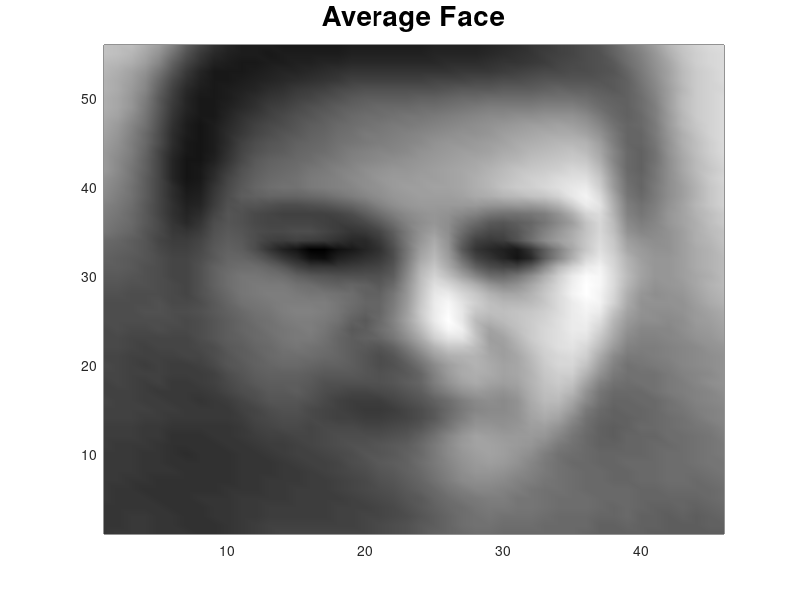
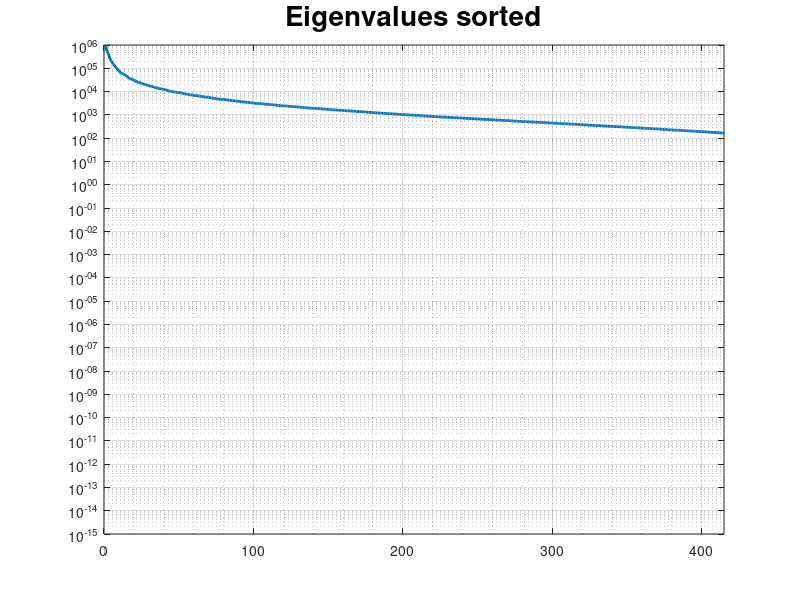
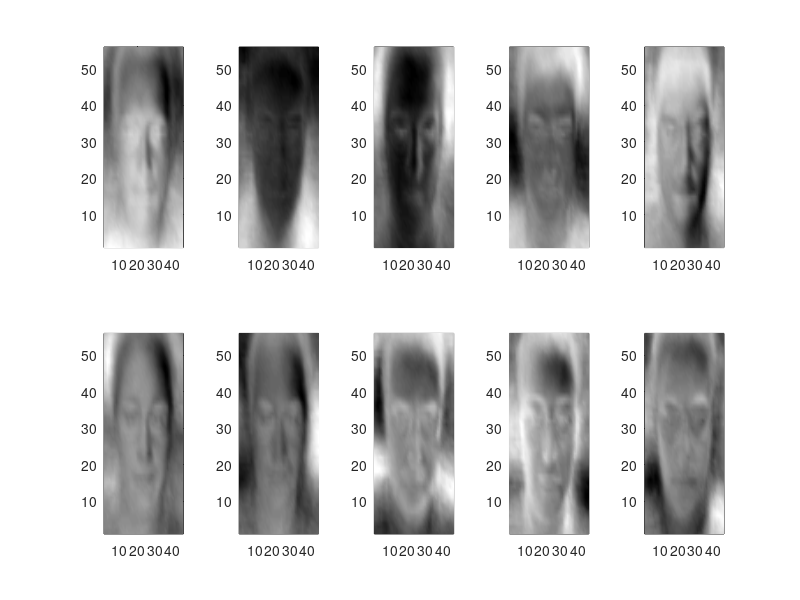

The MATLAB script that drew these images, in order:
%%
% Second Attempt at Q1 PCA

% clean up
clc
close all
clear variables

% load partitioned data
load Separated_Data.mat

% change showPlots to 1 to get images
showPlots = true;

%% Normalise and plot mean face

faceW = 46; faceH = 56;

% subtract mean face from training faces
mean_Face = mean(training,2);
training_t = training - mean_Face;

mean_Face_m = zeros(faceH, faceW, 'double');

% plot mean face
if showPlots == true
    figure(1)
    for i = 1:faceW %extract image one line at a time
        lineStart = (i-1)*faceH + 1;
        lineEnd = i*faceH;
        mean_Face_m(1:faceH,i) = rot90(mean_Face(lineStart:lineEnd), 2);
    end
    
    h = pcolor(mean_Face_m);
    set(h,'edgecolor','none');
    colormap gray
    shading interp
    title('Average Face','fontsize',20)
end

%% Do math and all

% Calculate Covariance Matrix
wid = size(training_t, 2);
faceCov = (training_t*training_t')/wid;

% Find eigenvalues and eigenvectors, D is a diagonal matrix - pointless
[V,D] = eig(faceCov);

eigVals = zeros(1, length(D));
% Move the diagonal onto an array
for i = 1:length(D)
    eigVals(i) = D(i,i);
end

%% plot eig vals

% Plot all eigenvalues sorted. Number of non-zero eigenvalues should be N -
% 1, where N is number of training data (416 in this case)
if showPlots == true
    figure(2)
    plot(sort(eigVals,'descend'),'linewidth',2)
    set(gca,'YScale','log')
    title('Eigenvalues sorted','fontsize',20)
    xlim([0 415])
    grid on
    grid minor
end

%% get M best eigenvectors/values

% technically the eigenvalues are presorted in the ascending order. But
% just to be sure sort them again
num_eigs = 50;
[sortedEigs,sortedIdx] = sort(eigVals,'descend');
bestIdx = sortedIdx(1:num_eigs);
eigVals_best = sortedEigs(1:num_eigs);
eigVecs_best = V(:,bestIdx);

%% plot 10 eigenfaces

eigFace = zeros(faceH, faceW, 10, 'double');
if showPlots == true
    figure(3)
    for j = 1:10
        for i = 1:faceW %extract image one line at a time
            lineStart = (i-1)* faceH + 1;
            lineEnd = i*faceH;
            eigFace(1:faceH,i,j) = rot90(eigVecs_best(lineStart:lineEnd,j), 2);
        end
        subplot(2,5,j)
        h = pcolor(eigFace(:,:,j));
        set(h,'edgecolor','none');
        colormap gray
        shading interp
    end
end
